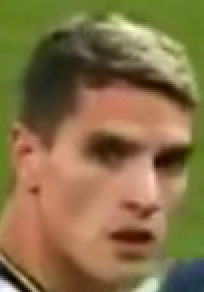
#> input picture face.png, 102 x 146 px (shown 2 times larger)
$ jupyter execute chap1510.ipynb
#> lines starting #> are read from the running program, lines starting #| are printed output that depends on the picture; after the words box and inside, x2 and y2 are one past the last pixel; in counts of white or black regions, pixels touching at a corner belong together
# 1.5.10 Feature Matching + Homography to find Objects

[cell 1]
import cv2
import numpy as np

[cell 2]
qimg = cv2.imread('face.png',0)
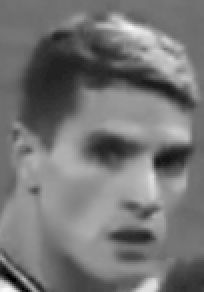
#> qimg: shape (146, 102) (shown 2 times larger); min 0, max 250, mean 116.9
timg = cv2.imread('hu.png',0)
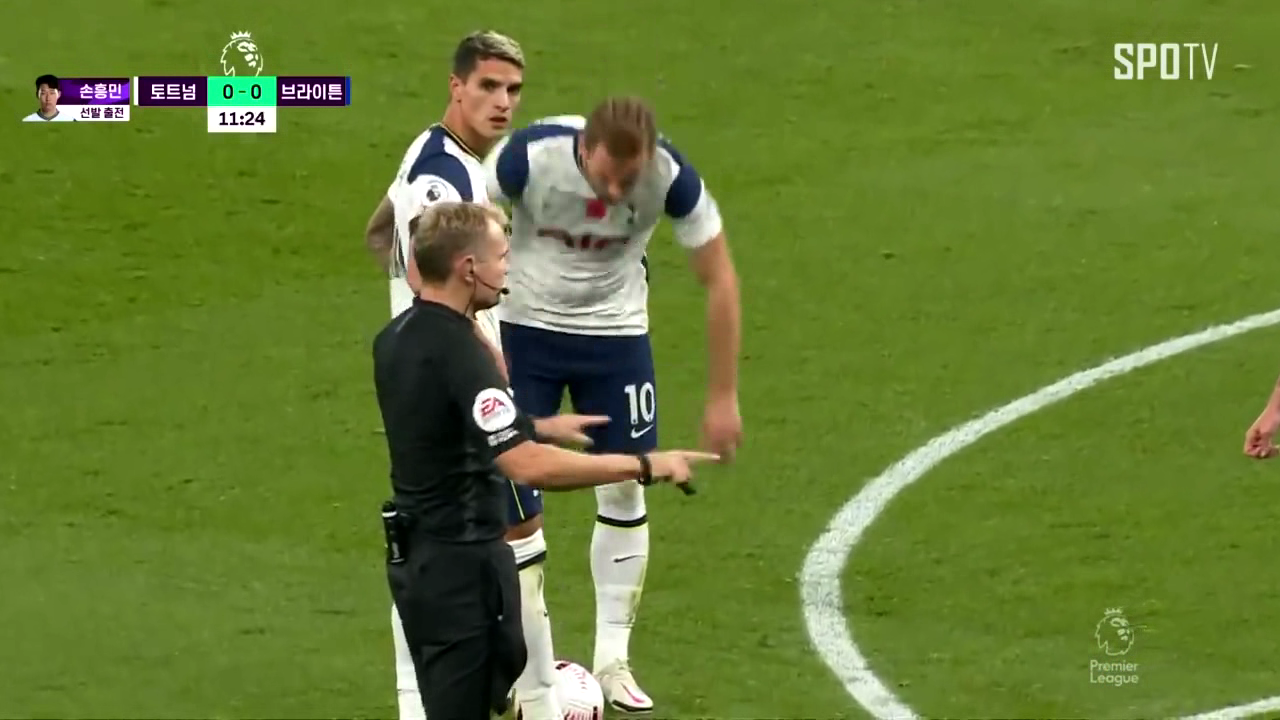
#> input picture hu.png, 1280 x 720 px
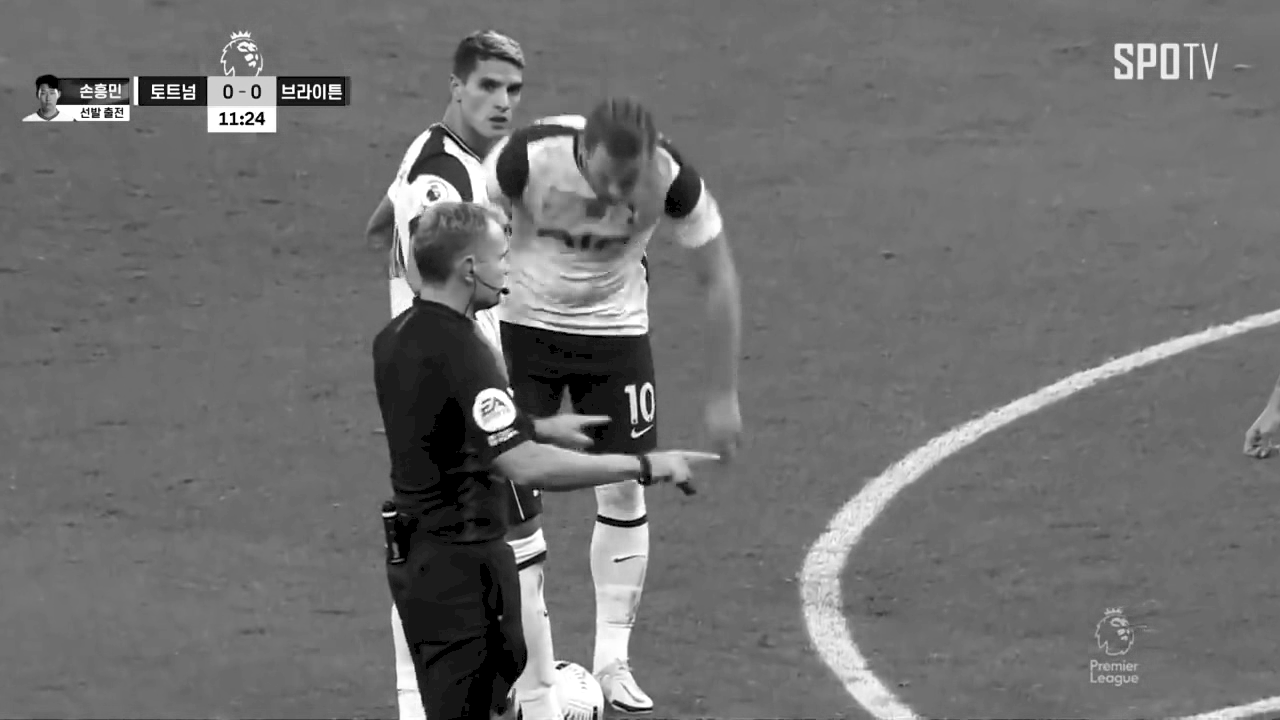
#> timg: shape (720, 1280); min 0, max 255, mean 111.5

sift = cv2.xfeatures2d.SIFT_create()

kp1, des1 = sift.detectAndCompute(qimg,None)
#> kp1 = 71 keypoints; strongest (x, y, size): (84, 79, 9.7), (6, 140, 3.5), (54, 75, 12.1), (12, 140, 2.2)
kp2, des2 = sift.detectAndCompute(timg,None)
#> kp2 = 1666 keypoints; strongest (x, y, size): (242, 117, 2.3), (242, 123, 2.2), (223, 114, 3), (233, 114, 3.1)

FLANN_INDEX_KDTREE = 0
index_params = dict(algorithm=FLANN_INDEX_KDTREE,trees=5)
search_params = dict(chechs=50)

flann = cv2.FlannBasedMatcher(index_params,search_params)

matches = flann.knnMatch(des1,des2,k=2)
#> matches = 71 matches

good = []
for m,n in matches:
    if m.distance < 0.7*n.distance:
        good.append(m)
#> this loop made 71 passes
#> after the loop, good = 41 matches

MIN_MATCH_COUNT = 10
if len(good) > MIN_MATCH_COUNT:
    src_pts = np.float32([kp1[m.queryIdx].pt for m in good]).reshape(-1,1,2)
#> src_pts = 41 rows, first 8: [7.69, 66.62], [8.47, 62.47], [9.69, 70.95], [13.23, 68.86], [13.49, 74.91], [17.16, 79.74], [17.35, 95.13], [23.68, 71.33]
    dst_pts = np.float32([kp2[m.trainIdx].pt for m in good]).reshape(-1,1,2)
#> dst_pts = 41 rows, first 8: [451.6, 78.06], [452.2, 74.88], [453.1, 81.66], [455.9, 80], [456.4, 84.87], [459.1, 88.62], [459.3, 101], [464.4, 82.09]

    M, mask = cv2.findHomography(src_pts,dst_pts,cv2.RANSAC,5.0)
#> M = [[0.782, 0.0158, 445.3], [-0.00278, 0.801, 24.99], [-3.78e-05, 3.1e-05, 1]]; mask = 41 values from 1 to 1
    matchesMask = mask.ravel().tolist()
#> matchesMask = 41 values from 1 to 1

    h,w = qimg.shape
#> h = 146; w = 102
    pts = np.float32([[0,0],[0,h-1],[w-1,h-1],[w-1,0]]).reshape(-1,1,2)
#> pts = [[0, 0], [0, 145], [101, 145], [101, 0]]
    dst = cv2.perspectiveTransform(pts,M)
#> dst = [[445.3, 24.99], [445.6, 140.5], [526.2, 140.8], [526.3, 24.81]]

    timg = cv2.polylines(timg,[np.int32(dst)],True,255,3,cv2.LINE_AA)
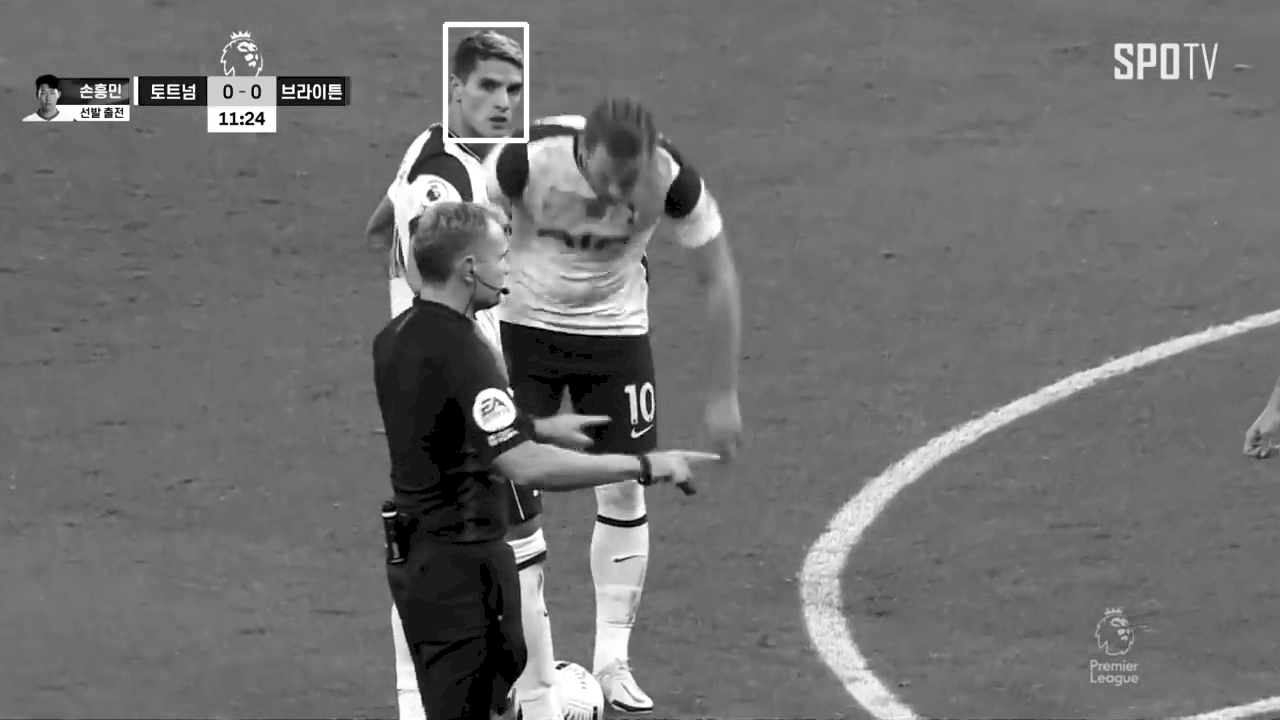
#> timg: shape (720, 1280); 0.3% of pixels changed, all inside (x1, y1, x2, y2) = (442, 21, 530, 144)

else:
    print("발견된 매칭이 부족합니다 - %d%d" % (len(good),MIN_MATCH_COUNT))
    matchesMask = None

draw_params = dict(matchColor = (0,255,0),
                  singlePointColor = None,
                  matchesMask=matchesMask,
                  flags=2)
#> draw_params = 4 items
res = None
res = cv2.drawMatches(qimg,kp1,timg,kp2,good,res,**draw_params)
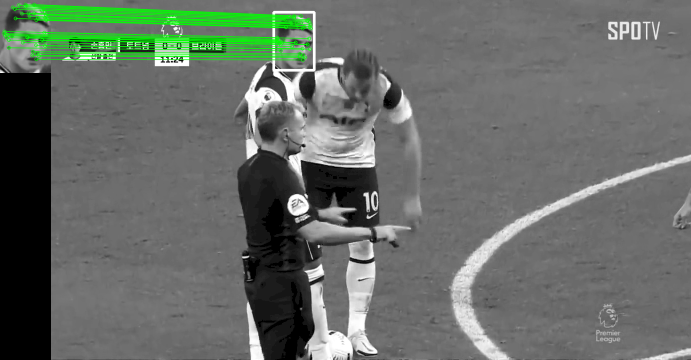
#> res: shape (720, 1382, 3) (shown at 1/2 size); mean of channels 0, 1, 2 102.4, 108.8, 102.4; drawn as B, G, R

cv2.imshow("Res",res)
cv2.waitKey(0)
cv2.destroyAllWindows()
